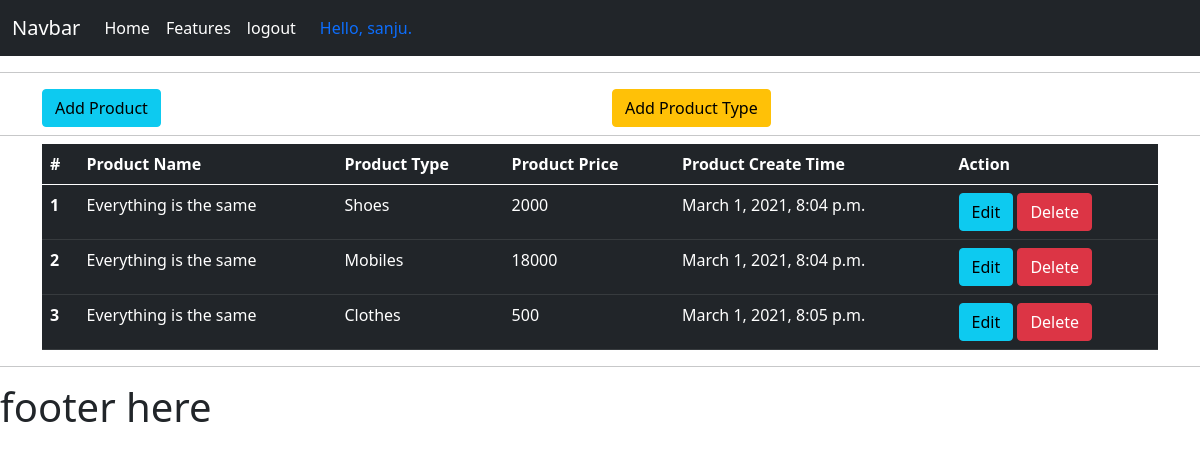
/Dashboard/ (signed in), run on an earlier commit of the app's database.
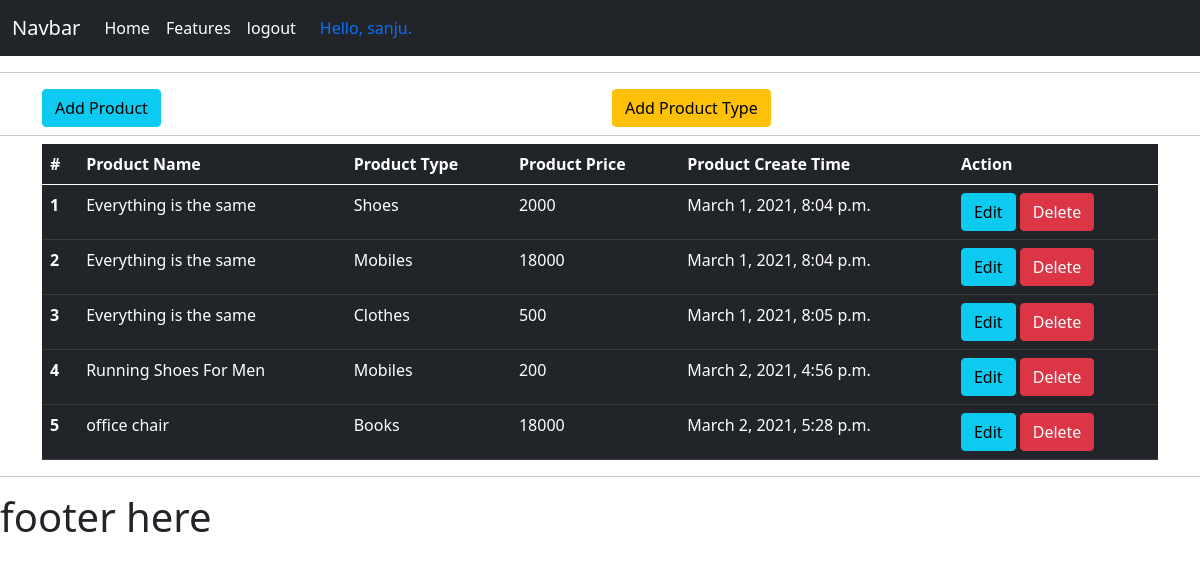
And on a later commit of the database.
### codesession_app/models.py (models this page shows, shortened)
class Product(models.Model):
    Product_Name = models.CharField(
        max_length=100, blank=False, verbose_name="Product Name")
    Product_Type = models.ForeignKey(ProductType, on_delete=models.CASCADE)
    Product_Price = models.CharField(max_length=10, blank=False, null=False)
    Product_image = models.ImageField()
    Product_create = models.DateTimeField(auto_now_add=True)

class ProductType(models.Model):
    Product_type = models.CharField(max_length=50)
    def __str__(self):
        return self.Product_type

### codesession_app/views.py (the view)
# urls.py: path('Dashboard/', views.Dashboard, name="dashboard"),
@login_required(login_url='login')
def Dashboard(request):
    AlProduct = Product.objects.filter(Product_create__day=1).update(
        Product_Name='Everything is the same')
    AllProduct = Product.objects.filter(
        Product_create__year=2021)
    print("linr number 18", datetime.datetime.today() - datetime.timedelta(days=1))
    return render(request, "Admin_html/main.htm", {'AllProduct': AllProduct})

### templates/Admin_html/main.htm (shortened to what this page needs)
{% load static %}
<!doctype html>
<html lang="en">
<head>
    <link href="https://cdn.jsdelivr.net/npm/bootstrap@5.0.0-beta2/dist/css/bootstrap.min.css" rel="stylesheet"
>
</head>
<body>
    {% include 'Admin_html/header.htm' %}
    <hr>
    {% block content %}
    {% include 'Admin_html/dashboard.htm' %}
    {% endblock %}
    <hr>
    {% include 'Admin_html/footer.htm' %}
</body>
</html>

### templates/Admin_html/header.htm (shortened to what this page needs)
<nav class="navbar navbar-expand-lg navbar-dark bg-dark">
    <div class="container-fluid">
        <a class="navbar-brand" href="#">Navbar</a>
        <div class="collapse navbar-collapse" id="navbarNavAltMarkup">
            <div class="navbar-nav">
                <a class="nav-link active" aria-current="page" href="#">Home</a>
                <a class="nav-link active" href="#">Features</a>
                <a class="nav-link active" href="#">logout</a>
            </div>
            <a class="nav-link active" href="#">{% if user.is_authenticated %}Hello, {{ user.first_name  }}.{% endif %}</a>
        </div>
    </div>
</nav>

### templates/Admin_html/dashboard.htm
{% block content %}
{% load static %}
<div class="container">
    <div class="row">
        <div class="col-sm-6">
           <a href="{% url 'AddProduct' %}"> <button class="btn btn-info">Add Product</button></a>
        </div>
        <div class="col-sm-6">
            <a href="{% url 'AddProductType' %}"> <button class="btn btn-warning">Add Product Type </button></a>
        </div>
    </div>
</div>
<hr class="my-2">
<div class="container">
{% include 'Admin_html/product_table.htm' %}
</div>
{% endblock%}

### templates/Admin_html/product_table.htm
{% load static %}
<table class="table table-dark table-hover">
    <thead>
        <tr>
            <th scope="col">#</th>
            <th scope="col">Product Name</th>
            <th scope="col">Product Type</th>
            <th scope="col">Product Price</th>
            <th scope="col">Product Create Time </th>
            <th scope="col">Action</th>
        </tr>
    </thead>
    <tbody>
        {% for i in AllProduct %}
        <tr>
            <th scope="row">{{forloop.counter}}</th>
            <td>{{i.Product_Name}}</td>
            <td>{{i.Product_Type}}</td>
            <td>{{i.Product_Price}}</td>
            <td>{{i.Product_create}}</td>
            <td>
                <a href="{% url 'UpdateProduct' i.id %}"><button  class="btn btn-info">Edit</button></a>
                <a href="{% url 'DeleteProduct' i.id %}"><button class="btn btn-danger">Delete</button></a>
            </td>
            {% empty %}
            <tr>
                <td colspan="13" class="text-center text-danger bg-warning">No Product Found</td>
            </tr>
        </tr>
        {% endfor %}
    </tbody>
</table>

### templates/Admin_html/footer.htm
<h1>footer here</h1>

What changed in the data, as far as the page shows it:
added Product: Product_Name "Running Shoes For Men", Product_Type "Mobiles", Product_Price "200", Product_create "March 2, 2021, 4:56 p.m."
added Product: Product_Name "office chair", Product_Type "Books", Product_Price "18000", Product_create "March 2, 2021, 5:28 p.m."
